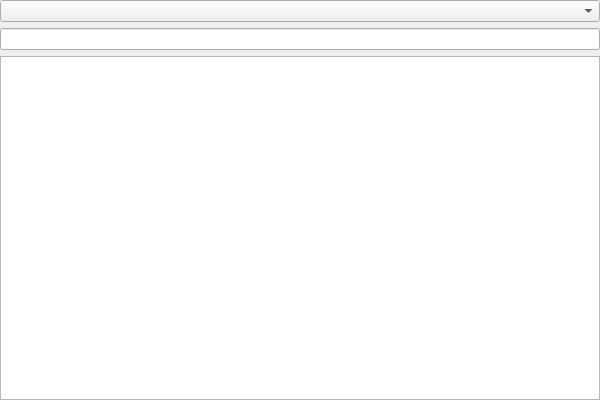
<?xml version="1.0" encoding="UTF-8"?>
<ui version="4.0">
 <class>TranslationWidget</class>
 <widget class="QWidget" name="TranslationWidget">
  <property name="geometry">
   <rect>
    <x>0</x>
    <y>0</y>
    <width>600</width>
    <height>400</height>
   </rect>
  </property>
  <property name="windowTitle">
   <string>TranslationWidget</string>
  </property>
  <layout class="QVBoxLayout" name="_2">
   <property name="leftMargin">
    <number>0</number>
   </property>
   <property name="topMargin">
    <number>0</number>
   </property>
   <property name="rightMargin">
    <number>0</number>
   </property>
   <property name="bottomMargin">
    <number>0</number>
   </property>
   <item>
    <widget class="QComboBox" name="language"/>
   </item>
   <item>
    <widget class="QLineEdit" name="question"/>
   </item>
   <item>
    <layout class="QHBoxLayout">
     <property name="spacing">
      <number>0</number>
     </property>
     <item>
      <widget class="QPlainTextEdit" name="numbers">
       <property name="sizePolicy">
        <sizepolicy hsizetype="Fixed" vsizetype="Expanding">
         <horstretch>0</horstretch>
         <verstretch>0</verstretch>
        </sizepolicy>
       </property>
       <property name="maximumSize">
        <size>
         <width>0</width>
         <height>16777215</height>
        </size>
       </property>
       <property name="verticalScrollBarPolicy">
        <enum>Qt::ScrollBarPolicy::ScrollBarAlwaysOff</enum>
       </property>
       <property name="horizontalScrollBarPolicy">
        <enum>Qt::ScrollBarPolicy::ScrollBarAlwaysOff</enum>
       </property>
       <property name="lineWrapMode">
        <enum>QPlainTextEdit::LineWrapMode::NoWrap</enum>
       </property>
       <property name="readOnly">
        <bool>true</bool>
       </property>
      </widget>
     </item>
     <item>
      <widget class="QPlainTextEdit" name="answer">
       <property name="horizontalScrollBarPolicy">
        <enum>Qt::ScrollBarPolicy::ScrollBarAlwaysOff</enum>
       </property>
       <property name="lineWrapMode">
        <enum>QPlainTextEdit::LineWrapMode::NoWrap</enum>
       </property>
      </widget>
     </item>
    </layout>
   </item>
  </layout>
 </widget>
 <layoutdefault spacing="6" margin="11"/>
 <resources/>
 <connections/>
</ui>
